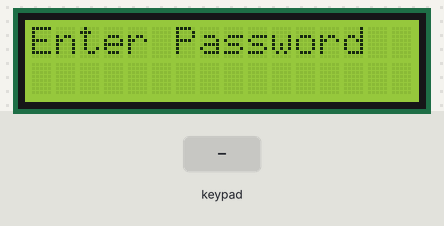
Bench run of a sketch on a simulated Arduino Uno, built with avr-gcc and run on an emulated ATmega328P. On the bench: 16×2 character LCD. Inputs (shaded band) come from the test bench. The modem accepts every AT command (registered, SIM ready, sends succeed) and sends nothing else.

Above: at 1.2 s.
1.3 s: keypad keys 9 9 9 9 9 9 # pressed 0.4 s apart
At 5.5 s:
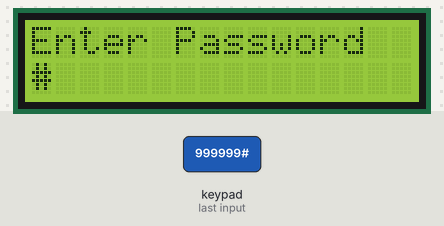
5.8 s: key 'A' pressed
At 6.8 s:
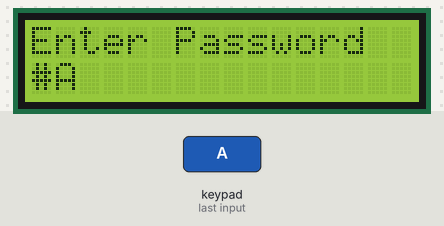
7.3 s: key 'B' pressed
At 7.9 s:
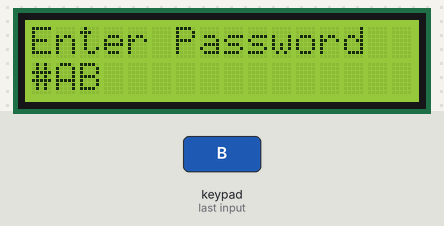
8.8 s: keypad keys 9 9 9 9 9 9 pressed 0.4 s apart
At 11.0 s:
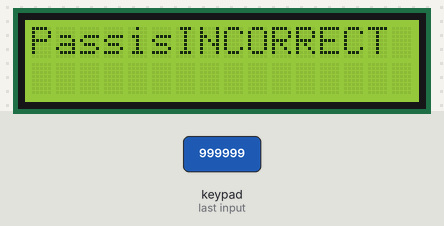
12.7 s: key 'C' pressed
At 15.51 s:
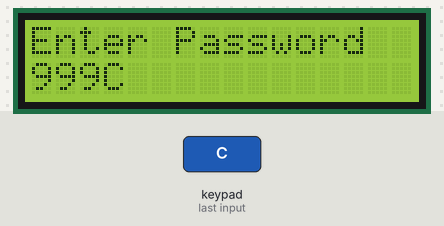
15.7 s: key '*' pressed
At 16.7 s:
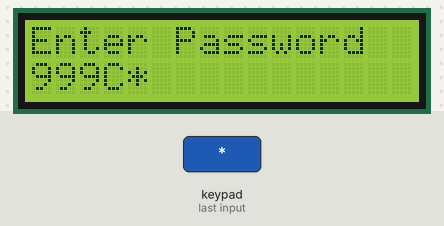
Timing chart, 0 to 18.2 s (numbered marks = the images above; inputs shaded):
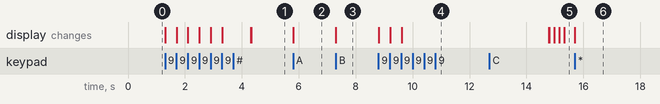

The sketch:

TECLADO_CON_PANTALLA.ino
```cpp
//BY ARDUICREATE
//INCLUDE THESE LIBRARYS
#include <Keypad.h>
#include <Wire.h>
#include <LiquidCrystal.h>
#include <SoftwareSerial.h>
SoftwareSerial mySerial(2, 3);
LiquidCrystal lcd(14, 15, 16, 17, 18, 19);
#define Password_Lenght 7 // Give enough room for six chars + NULL char
char Data[Password_Lenght]; // 6 is the number of chars it can hold + the null char = 7
char Master[Password_Lenght] = "999999";
byte data_count = 0, master_count = 0;
bool Pass_is_good;
char customKey;
const byte ROWS = 4;
const byte COLS = 4;
char hexaKeys[ROWS][COLS] = {
  {'1', '2', '3', 'A'},
  {'4', '5', '6', 'B'},
  {'7', '8', '9', 'C'},
  {'*', '0', '#', 'D'}
};

byte rowPins[ROWS] = {11, 10, 9, 8}; //connect to the row pinouts of the keypad
byte colPins[COLS] = {7, 6, 5, 4}; //connect to the column pinouts of the keypad
Keypad myKeypad = Keypad( makeKeymap(hexaKeys), rowPins, colPins, ROWS, COLS);

void setup()
{
  mySerial.begin(9600);
  lcd.begin(16, 2);
}

void loop()
{
  lcd.setCursor(0, 0);
  lcd.print("Enter Password");

  customKey = myKeypad.getKey();
  if (customKey) // makes sure a key is actually pressed, equal to (customKey != NO_KEY)
  {
    Data[data_count] = customKey; // store char into data array
    lcd.setCursor(data_count, 1); // move cursor to show each new char
    lcd.print(Data[data_count]); // print char at said cursor
    data_count++; // increment data array by 1 to store new char, also keep track of the number of chars entered
  }

  if (data_count == Password_Lenght - 1) // if the array index is equal to the number of expected chars, compare data to master
  {
    lcd.clear();
    lcd.setCursor(0, 0);
    lcd.print("Passis");

    if (!strcmp(Data, Master)) // equal to (strcmp(Data, Master) == 0)
    {
      lcd.print("CORRECT");
    }

    else {
      lcd.print("INCORRECT");
      SendMessage();
    }
    delay(1000);// added 1 second delay to make sure the password is completely shown on screen before it gets cleared.
    lcd.clear();
    clearData();
  }
}

void clearData()
{
  while (data_count != 0)
  { // This can be used for any array size,
    Data[data_count--] = 0; //clear array for new data
  }
  return;
}
void SendMessage()
{
  mySerial.println("AT\r");
  delay(1000);
  mySerial.println("AT+CMGF=1\r");
  delay(1000);
  mySerial.println("AT+CMGS=\"country code + your number\"\r");
  delay(1000);
  mySerial.println("INTRUDER");
  delay(1000);
  mySerial.println((char)26);
  delay(100);
}
//THANKS FOR DOWNLOADING .......
```

Measured:
- after the input at 1.3 s, the display: first changes at once (image 1 shows a later state)
- after the input at 5.8 s, the display: changes at once (image 2)
- after the input at 7.3 s, the display: changes at once (image 3)
- after the input at 8.8 s, the display: first changes at once (image 4 shows a later state)
- after the input at 12.7 s, the display: first differs from a run without the input after 2.6 s (image 5)
- after the input at 15.7 s, the display: changes at once (image 6)
